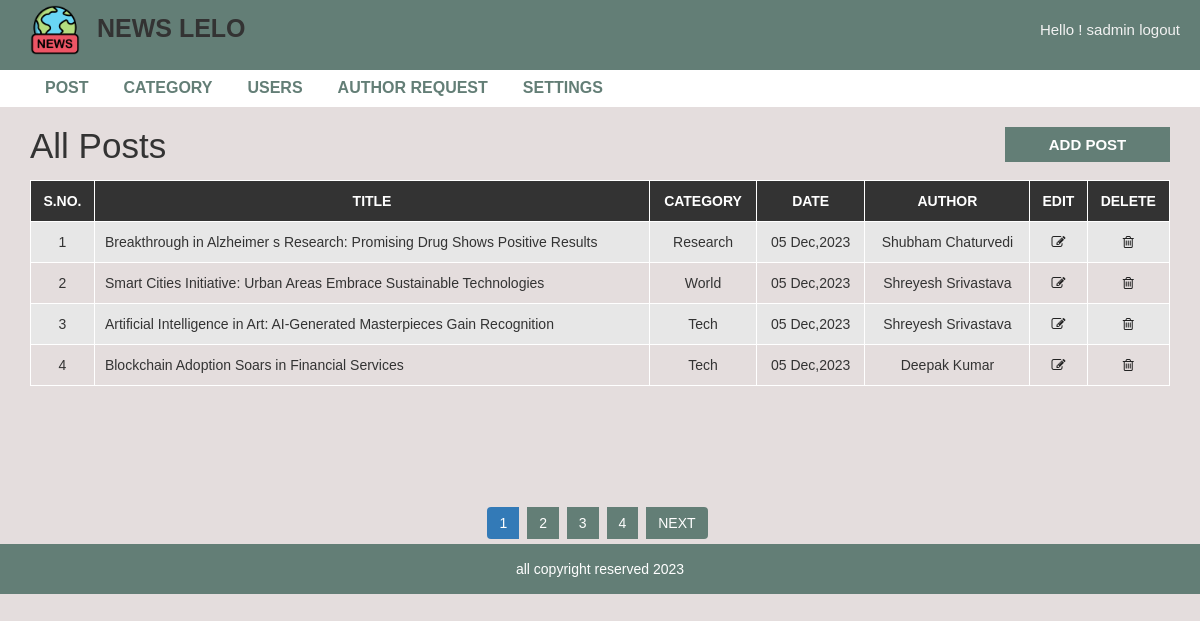
Screenshot of /admin/post.php (signed in) with the database file from the repository.
### tables this page shows
CREATE TABLE `settings` (
  `id` int NOT NULL,
  `title` varchar(255) DEFAULT NULL,
  `footer` varchar(255) DEFAULT NULL,
  `logo` varchar(255) DEFAULT NULL
);

CREATE TABLE `post` (
  `post_id` int NOT NULL,
  `title` varchar(255) DEFAULT NULL,
  `description` text,
  `category` int DEFAULT NULL,
  `post_date` varchar(20) DEFAULT NULL,
  `author` int DEFAULT NULL,
  `post_img` varchar(255) DEFAULT NULL
);

CREATE TABLE `category` (
  `category_id` int NOT NULL,
  `category_name` varchar(255) DEFAULT NULL,
  `post` int DEFAULT '0'
);

CREATE TABLE `user` (
  `user_id` int NOT NULL,
  `first_name` varchar(255) DEFAULT NULL,
  `last_name` varchar(255) DEFAULT NULL,
  `username` varchar(255) DEFAULT NULL,
  `password` varchar(255) DEFAULT NULL,
  `role` varchar(50) DEFAULT NULL
);

### admin/post.php (the view, shortened to what this page needs)
<?php
include "header.php";
$data_one_page=4;
if(isset($_GET["pageno"])){
    $page=$_GET["pageno"];
}else{
    $page=1;
}
$offset=($page-1)*$data_one_page;
if($_SESSION['role']=='1'){
    $sql="select post.post_id,post_img,post.title,post.category,category_name,post.post_date,user.first_name,user.last_name,user.username from post
    left join category on post.category=category.category_id
    left join user on post.author = user.user_id
    order by post_id desc LIMIT {$offset},{$data_one_page}";
}else if($_SESSION["role"]== "0"){
    $sql="select post.post_id,post_img,post.title,post.category,category.category_name,post.post_date,user.first_name,user.last_name,user.username from post
    left join category on post.category=category.category_id
    left join user on post.author = user.user_id
    where author='".$_SESSION["userid"]."'
    order by post_id desc LIMIT {$offset},{$data_one_page} ";
}
$result=mysqli_query($conn,$sql);
?>
  <div id="admin-content">
      <div class="container">
          <div class="row">
              <div class="col-md-10">
                  <h1 class="admin-heading">All Posts</h1>
              </div>
              <div class="col-md-2">
                  <a class="add-new" href="add-post.php">add post</a>
              </div>
              <div class="col-md-12">
                <?php
                    if(mysqli_num_rows($result)>0){
                ?>
                  <table class="content-table ">
                      <thead>
                          <th>S.No.</th>
                          <th>Title</th>
                          <th>Category</th>
                          <th>Date</th>
                          <th>Author</th>
                          <th>Edit</th>
                          <th>Delete</th>
                      </thead>
                      <tbody>
                        <?php
                        $id=$offset+1;
                            while($row=mysqli_fetch_assoc($result)){
                                ?>
                                    <tr>
                                        <td class='id'><?php echo $id++;?></td>
                                        <td><?php echo $row['title']?></td>
                                        <td><?php echo $row['category_name']?></td>
                                        <td><?php echo $row['post_date']?></td>
                                        <td><?php echo $row['first_name']." ".$row['last_name'];?></td>
                                        <td class='edit'><a href='update-post.php?id=<?php echo $row['post_id'];?>&catid=<?php echo $row['category']?>'><i class='fa fa-edit'></i></a></td>
                                        <td class='delete'><a href='delete-post.php?id=<?php echo $row['post_id'];?>&catid=<?php echo $row['category']?>&picname=<?php echo $row['post_img'];?>'><i class='fa fa-trash-o'></i></a></td>
                                    </tr>
                                <?php
                            }
                        ?>
                      </tbody>
                  </table>
                  <?php
                    }else{
                        ?>
                            <h4 style="text-align:center;color:red;">NO POST EXIST</h4>
                        <?php
                    }
                  ?>
              </div>
          </div>
      </div>
  </div>
                <ul class='pagination admin-pagination'>
                  <?php
                  $sql1= 'select * from post';
                  $result1=mysqli_query($conn,$sql1);
                    $totel_row= mysqli_num_rows($result1);
                    $totel_pages=ceil($totel_row/$data_one_page);
                        ?>
                        <?php
                    for($i=1;$i<=$totel_pages;$i++){
                        ?>
                            <li class="<?php echo $page==$i?"active":""; ?>"><a  href="post.php?pageno=<?php echo $i;?>"><?php echo $i ;?></a></li>
                        <?php
                    }
                    if($totel_pages>$page){
                        ?>
                        <li><a href='post.php?pageno=<?php echo $page+1;;?>'>NEXT</a></li>
                        <?php
                    }
                  ?>
                </ul>
<?php include "footer.php"; ?>

### admin/header.php (shortened to what this page needs)
<?php
include("config.php");
$sqlsettings="select * from settings";
$ressettings=mysqli_query($conn,$sqlsettings) or die("did not get the settings value");
$rowsettings=mysqli_fetch_assoc($ressettings);
?>
<!DOCTYPE html>
<html lang="en">
    <head>
        <link rel="stylesheet" href="../css/bootstrap.min.css" />
        <link rel="stylesheet" href="../css/font-awesome.css">
        <link rel="stylesheet" href="../css/style.css">
    </head>
    <body>
    <header style="margin-bottom:90px;">
        <nav>
            <div class="brand-info">
                <a href="index.php" id="logo_head"><img  src="<?php echo $rowsettings['logo']?>"> NEWS LELO</a>
            </div>
            <div class="nav-info">
                 <a href="logout.php" class="admin-logout" >Hello ! <?php echo $_SESSION['username'];?> logout</a>
            </div>
        </nav>
    </header>
        <div id="admin-menubar" style="margin-top:70px;">
            <div class="container">
                <div class="row">
                    <div class="col-md-12">
                       <ul class="admin-menu">
                            <li>
                                <a href="post.php">Post</a>
                            </li>
                            <?php
                                if($_SESSION['role']=='1'){
                            ?>
                            <li>
                                <a href="category.php">Category</a>
                            </li>
                            <li>
                                <a href="users.php">Users</a>
                            </li>
                            <li>
                                <a href="authorrequest.php">Author Request</a>
                            </li>
                            <li>
                                <a href="settings.php">Settings</a>
                            </li>
                            <?php
                                }
                            ?>
                        </ul>
                    </div>
                </div>
            </div>
        </div>

### admin/footer.php
<?php
$sqlsettings="select * from settings";
$ressettings=mysqli_query($conn,$sqlsettings) or die("did not get the settings value");
$rowsettings=mysqli_fetch_assoc($ressettings);
?>
<div id ="footer">
    <div class="container">
        <div class="row">
            <div class="col-md-12">
                <span><?php echo $rowsettings['footer'];?></span>
            </div>
        </div>
    </div>
</div>
</body>
</html>

### css/style.css (style rules this page uses)
body { background: #e4dddd; font-family: sans-serif,arial,Helvetica; --primary-color:#637E76; }
header { background-color: var(--primary-color); position:fixed; top:0; left:0; right:0; z-index:3; height: 70px; }
nav { display: flex; justify-content: space-between; margin:0 2rem; align-items: center; padding:0.5rem 0; }
#logo_head { font-size: 2.5rem; font-weight: bolder; color:#333; margin-left:1rem; }
#logo_head>img { height: 50px; margin-right:1rem; }
.nav-info { font-size:1.5rem; display: flex; gap:1rem; }
.nav-info>a { color:#f2f2f2; }
#admin-menubar { background-color: #fff; }
#admin-menubar .admin-menu { font-size: 0; }
#admin-menubar .admin-menu li { display: inline-block; margin: 0 5px 0 0; }
#admin-menubar .admin-menu li a { color: var(--primary-color); font-size: 16px; font-weight: 600; text-transform: uppercase; padding: 7px 15px; display: block; transition: all 0.3s; }
#admin-content { padding: 20px 0; min-height: 400px; }
#admin-content .admin-heading { font-size: 35px; margin: 0 0 15px; }
#admin-content .add-new { color: #fff; background-color: var(--primary-color); font-size: 15px; font-weight: 600; text-align: center; text-transform: uppercase; padding: 7px 10px; display: block; transition: all 0.3s; }
#admin-content .content-table { border: 1px solid #000; width: 100%; margin: 0 0 20px; }
#admin-content .content-table thead { color: #fff; background-color: #333; }
#admin-content .content-table th { padding: 10px; border: 1px solid #fff; font-weight: 600; text-align: center; text-transform: uppercase; }
#admin-content .content-table tbody { color: #333; }
#admin-content .content-table tbody tr { background-color: #e7e7e7; }
#admin-content .content-table tbody tr:nth-child(even) { background-color: transparent; }
#admin-content .content-table tbody td { padding: 10px; border: 1px solid #fff; text-align: center; }
#admin-content .content-table tbody td:nth-child(2) { text-align: left; }
.id, .edit, .delete { text-align:center; }
.pagination { display: block; text-align: center; margin: 0; }
.pagination li { display:inline-block; margin: 0 5px 0 0; }
.pagination li a { border: none; background: var(--primary-color); color: #fff; }
i.fa { color:#222; }
#footer { color: #fff; padding:15px 0; text-align:center; background-color:var(--primary-color); }
a, a:hover, a:focus { text-decoration: none; outline: none; }
ul { margin:0; padding:0; list-style:none; }

### rows the page displays
settings: logo (picture), footer "all copyright reserved 2023"
post: title "Breakthrough in Alzheimer s Research: Promising Drug Shows Positive Results", category.category_name "Research", post_date "05 Dec,2023", user.first_name "Shubham", user.last_name "Chaturvedi"
post: title "Smart Cities Initiative: Urban Areas Embrace Sustainable Technologies", category.category_name "World", post_date "05 Dec,2023", user.first_name "Shreyesh", user.last_name "Srivastava"
post: title "Artificial Intelligence in Art: AI-Generated Masterpieces Gain Recognition", category.category_name "Tech", post_date "05 Dec,2023", user.first_name "Shreyesh", user.last_name "Srivastava"
post: title "Blockchain Adoption Soars in Financial Services", category.category_name "Tech", post_date "05 Dec,2023", user.first_name "Deepak", user.last_name "Kumar"

### other values shown
$_SESSION['username'] "sadmin"
